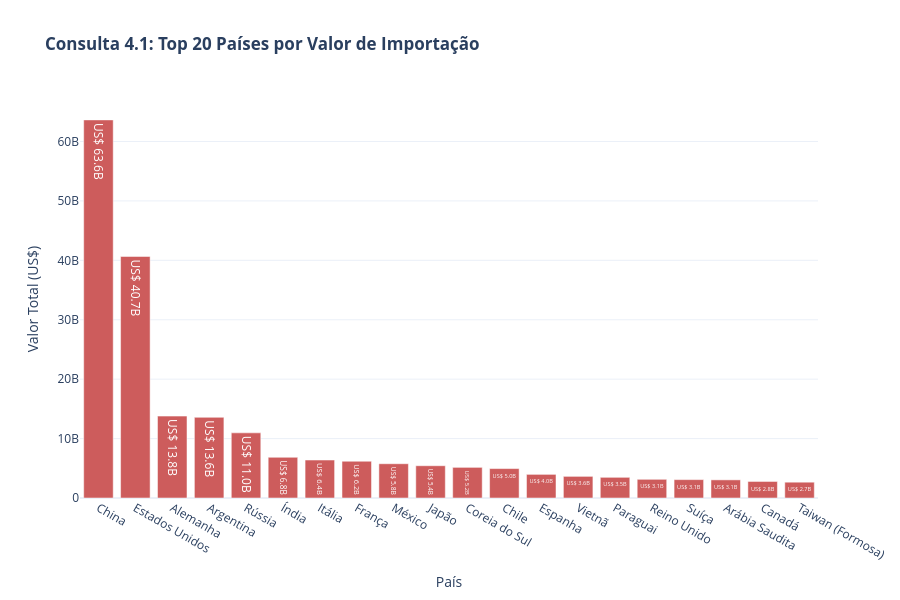

The notebook cell this image was saved under:
### Markdown cell above
### 6.4.1 Consulta 9

### Code cell
query_4_1 = """
SELECT p.COD_PAIS, p.NOME_PAIS, SUM(i.VL_FOB) as total_value
FROM Importacoes i
JOIN Pais p ON i.COD_PAIS = p.COD_PAIS
GROUP BY p.COD_PAIS, p.NOME_PAIS
ORDER BY total_value DESC
LIMIT 20;
"""

try:
    df_4_1 = db.execute_query(query_4_1, return_df=True)
    if not df_4_1.empty:
        # Gráfico de barras para os 20 principais países
        fig = go.Figure(data=go.Bar(
            x=df_4_1['NOME_PAIS'],
            y=df_4_1['total_value'],
            marker_color='indianred',
            text=[format_currency(v) for v in df_4_1['total_value']],
            textposition='auto',
            hovertemplate='<b>%{x}</b><br>' +
                         'Valor Total: %{y:,.0f} USD<br>' +
                         '<extra></extra>'
        ))
        
        fig.update_layout(
            title="<b>Consulta 4.1: Top 20 Países por Valor de Importação</b>",
            xaxis_title="País",
            yaxis_title="Valor Total (US$)",
            height=600,
            template="plotly_white"
        )
        fig.show()
        display(df_4_1)
        print(f"Resultado: {len(df_4_1)} países analisados")
    else:
        print("Sem dados para visualizar")
except Exception as e:
    print(f"Erro: {e}")

### Figure 1 — Plotly figure (JSON) as saved in the notebook; plotly's stock layout.template omitted (floating-point values rounded to 4 significant figures)
{"data": [{"hovertemplate": "<b>%{x}</b><br>Valor Total: %{y:,.0f} USD<br><extra></extra>", "marker": {"color": "indianred"}, "text": ["US$ 63.6B", "US$ 40.7B", "US$ 13.8B", "US$ 13.6B", "US$ 11.0B", "US$ 6.8B", "US$ 6.4B", "US$ 6.2B", "US$ 5.8B", "US$ 5.4B", "US$ 5.2B", "US$ 5.0B", "US$ 4.0B", "US$ 3.6B", "US$ 3.5B", "US$ 3.1B", "US$ 3.1B", "US$ 3.1B", "US$ 2.8B", "US$ 2.7B"], "textposition": "auto", "type": "bar", "x": ["China", "Estados Unidos", "Alemanha", "Argentina", "Rússia", "Índia", "Itália", "França", "México", "Japão", "Coreia do Sul", "Chile", "Espanha", "Vietnã", "Paraguai", "Reino Unido", "Suíça", "Arábia Saudita", "Canadá", "Taiwan (Formosa)"], "y": [63636339238, 40652245607, 13783197105, 13577045088, 10965470014, 6849930671, 6388220214, 6189829300, 5767276053, 5430941672, 5157207904, 4952523252, 3976984845, 3642304778, 3480118367, 3145762092, 3094255156, 3052866673, 2783733918, 2660961304]}], "layout": {"height": 600, "title": {"text": "<b>Consulta 4.1: Top 20 Países por Valor de Importação</b>"}, "xaxis": {"title": {"text": "País"}}, "yaxis": {"title": {"text": "Valor Total (US$)"}}}}
